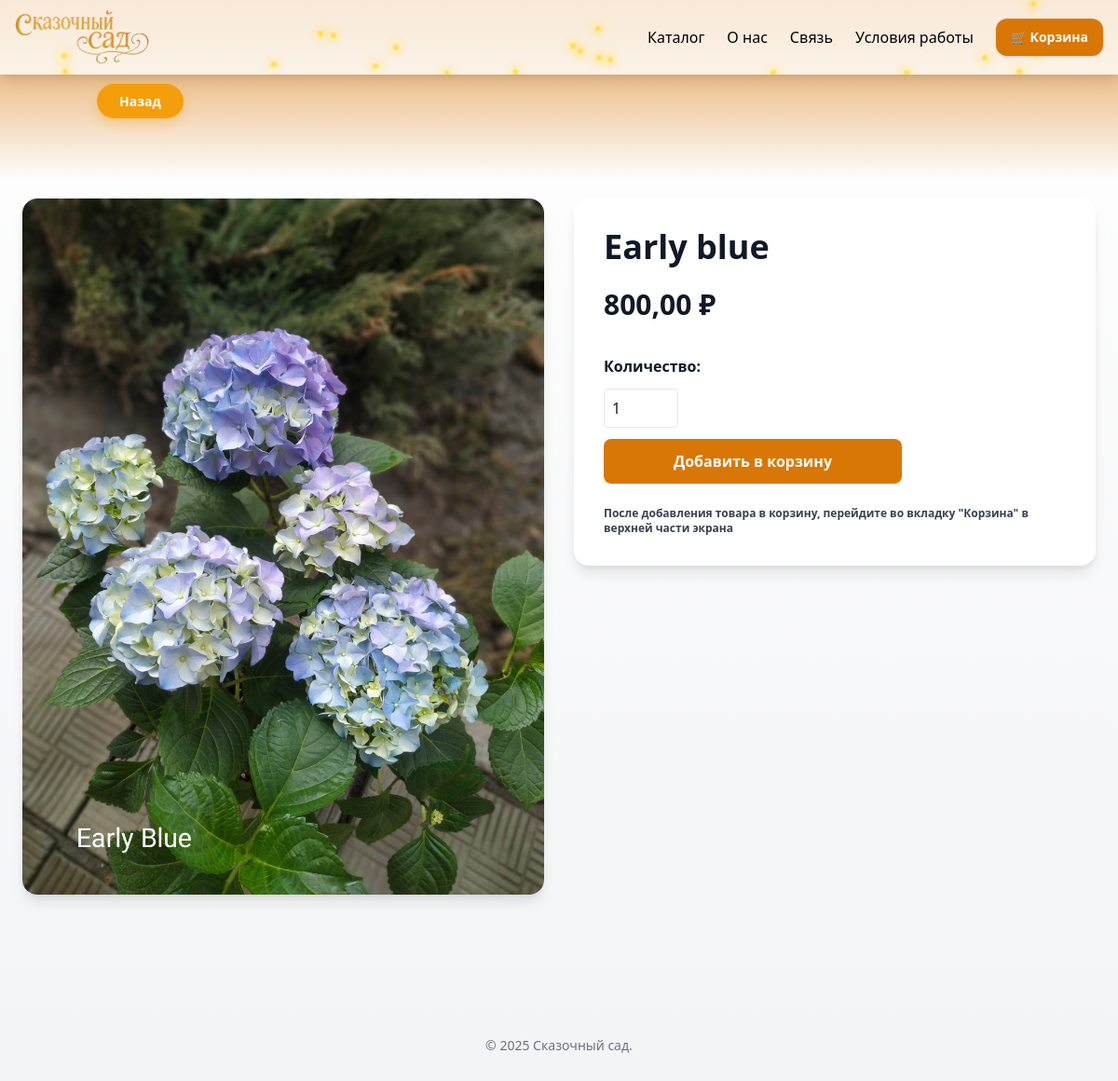
Page /catalog/12/ on the committed database.
### flowers/models.py (models this page shows, shortened)
class Flower(models.Model):
    name = models.CharField("Название", max_length=200)
    category = models.ForeignKey(Category, on_delete=models.CASCADE, related_name="flowers", verbose_name="Категория")
    price = models.DecimalField("Цена", max_digits=10, decimal_places=2)
    image = models.ImageField("Фото", upload_to="flowers/")
    in_stock = models.BooleanField(default=True, verbose_name='В наличии')
    description = models.TextField("Описание", blank=True)
    class Meta:
        verbose_name = "Карточка товара"
        verbose_name_plural = "Карточки товаров"

### flowers/views.py (the view)
# urls.py: path('catalog/<int:pk>/', flower_detail, name='flower_detail'),
def flower_detail(request, pk):
    flower = get_object_or_404(Flower, pk=pk)
    cart = request.session.get('cart', {})
    cart_ids = [int(k) for k in cart.keys()]
    return render(request, 'flowers/detail.html', {'flower': flower, 'cart_ids': cart_ids})

### flowers/templates/flowers/detail.html (shortened to what this page needs)
<!DOCTYPE html>
<html lang="ru" class="scroll-smooth">
<head>
  <link href="https://cdn.jsdelivr.net/npm/tailwindcss@2.2.19/dist/tailwind.min.css" rel="stylesheet" />
</head>
<body class="flex flex-col min-h-screen bg-gradient-to-b from-white to-gray-100 text-gray-900 font-sans">
  <div class="block">
    <header class="bg-white bg-opacity-80 h-20 shadow-lg sticky top-0 z-50 backdrop-blur-md">
      <div class="fireflies-container"></div>
      <div class="max-w-7xl mx-auto px-4 h-full flex items-center justify-between relative">
        <div class="absolute -top-2">
          <a href="{% url 'home' %}">
            <img src="/static/images/logo.png" alt="Логотип" class="h-24 object-contain" />
          </a>
        </div>
        <nav class="ml-auto hidden md:flex items-center h-full space-x-6 text-base text-black">
          <a href="{% url 'catalog' %}" class="flex items-center h-full hover:text-yellow-600 transition">Каталог</a>
          <a href="{% url 'about' %}" class="flex items-center h-full hover:text-yellow-600 transition">О нас</a>
          <a href="{% url 'contacts' %}" class="flex items-center h-full hover:text-yellow-600 transition">Связь</a>
          <a href="{% url 'personals' %}" class="flex items-center h-full hover:text-yellow-600 transition">
            Условия работы
          </a>
          <a href="{% url 'cart_view' %}" class="bg-yellow-600 hover:bg-yellow-500 text-white font-semibold text-sm px-4 rounded-xl shadow flex items-center h-10 transition-all duration-200">🛒 Корзина</a>
        </nav>
      </div>
    </header>
    <a href="{% url 'catalog' %}" class="back-btn text-center" aria-label="Вернуться в каталог">
      <span>Назад</span>
    </a>
    <div class="absolute top-0 left-0 right-0 h-48 bg-gradient-to-b from-yellow-600 to-transparent opacity-80 pointer-events-none"></div>
    <main class="max-w-7xl mx-auto px-4 sm:px-6 pt-24 pb-16 flex flex-col lg:flex-row gap-8 relative z-10 text-gray-900">
      <div class="w-full lg:w-1/2 h-[300px] sm:h-[400px] md:h-[500px]">
        {% if flower.image %}
          <div class="w-full h-full overflow-hidden rounded-2xl shadow-lg">
            <img src="{{ flower.image.url }}" alt="{{ flower.name }}" class="w-full h-full object-cover object-center" />
          </div>
        {% else %}
          <div class="w-full h-full bg-gray-200 rounded-xl flex items-center justify-center text-gray-400 text-lg">Нет изображения</div>
        {% endif %}
      </div>
      <div class="w-full lg:w-1/2">
        <div class="bg-white rounded-2xl shadow-lg p-6 sm:p-8 flex flex-col justify-center">
          <div class="product-details space-y-6">
            <h1 class="text-2xl sm:text-3xl md:text-4xl font-extrabold text-gray-900">{{ flower.name }}</h1>
            <div class="text-xl sm:text-2xl md:text-3xl font-bold text-gray-900">{{ flower.price }} ₽</div>
            <form id="cart-form-{{ flower.id }}" class="flex flex-col space-y-3 max-w-xs">
              <label for="quantity-input-{{ flower.id }}" class="font-semibold text-gray-900">Количество:</label>
              <input id="quantity-input-{{ flower.id }}" name="quantity" type="number" min="1" value="1" class="p-2 border rounded text-gray-900 w-20" {% if flower.id in cart_ids %} disabled {% endif %}/>
              <button type="button" id="add-btn-{{ flower.id }}" class="{% if flower.id in cart_ids %}bg-gray-400{% else %}bg-yellow-600 hover:bg-yellow-700{% endif %} text-white py-3 rounded-lg font-semibold w-full transition" onclick="toggleCart({{ flower.id }})">
                {% if flower.id in cart_ids %}
                  Добавлено (убрать)
                {% else %}
                  Добавить в корзину
                {% endif %}
              </button>
            </form>
            <p class="font-semibold text-gray-700 text-xs mt-2">После добавления товара в корзину, перейдите во вкладку "Корзина" в верхней части экрана</p>
          </div>
        </div>
      </div>
    </main>
  </div>
  <footer class="bg-gray-100 mt-auto py-7 text-center text-gray-500 text-sm">
    &copy; 2025 Сказочный сад.
  </footer>
</body>
</html>

### flowers/templates/flowers/detail.html (style rules this page uses)
.block { min-height: 785px; display: block; position: relative; padding-bottom: 60px; }
.block::after { content: ""; min-height: 100vh; background: url(/static/images/photo_2025-07-31_21-01-57-redefine-realistic-4x.jpeg); background-size: cover; background-position: center; filter: brightness(90%); top: 0; left: 0; bottom: 0; right: 0; position: absolute; z-index: -1; border-radius: inherit; image-rendering: auto; mask-image: linear-gradient(to bottom, black 70%, transparent 100%); -webkit-mask-image: linear-gradient(to bottom, black 70%, transparent 100%); }
.fireflies-container { position: absolute; width: 100%; height: 100%; pointer-events: none; top: 0; left: 0; z-index: 0; overflow: hidden; }
.back-btn { transition: background-color 0.3s ease, transform 0.3s ease, box-shadow 0.3s ease; position: sticky; top: 90px; left: 6.5rem; z-index: 50; display: inline-flex; align-items: center; background-color: #f59e0b; color: white; font-weight: 600; font-size: 0.875rem; padding: 0.5rem 1.5rem; border-radius: 9999px; box-shadow: 0 6px 12px rgba(245, 158, 11, 0.3); gap: 0.5rem; max-width: max-content; user-select: none; cursor: pointer; text-decoration: none; }

### rows in the picture
Flower: image (picture), name "Early blue", price "800,00", quantity "1"
